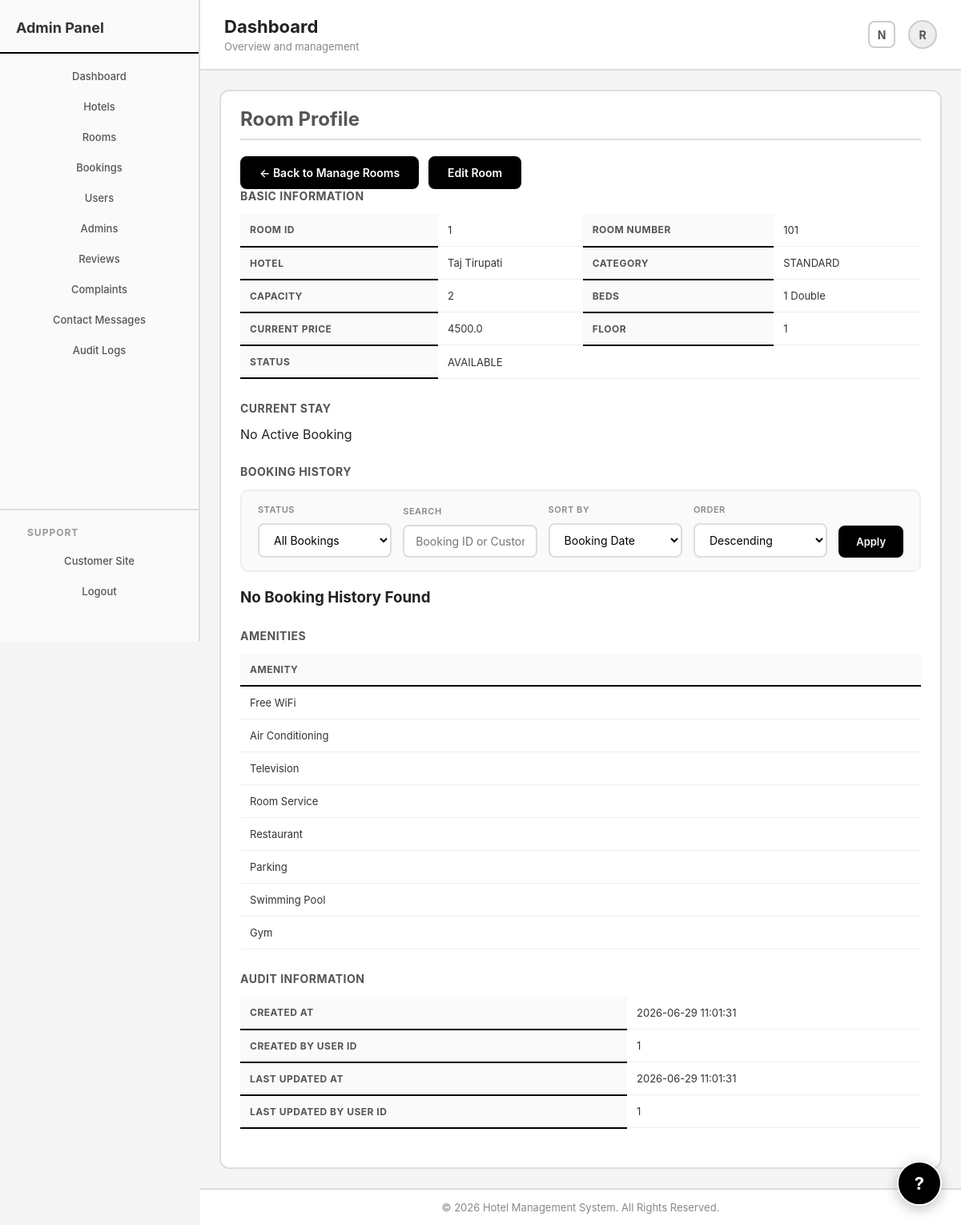
/admin/rooms/1 (signed in), run on the app's committed database.
### hotel/models.py (models this page shows, shortened)
class User(db.Model,UserMixin):
    user_id=db.Column(db.Integer,primary_key=True,)
    username=db.Column(db.String(50),unique=True,index=True,nullable=False)
    password=db.Column(db.String(70),nullable=False)
    email=db.Column(db.String(50),unique=True,index=True,nullable=False)
    role=db.Column(db.String(15),index=True,nullable=False,default="customer")
    account_status=db.Column(db.String(20),index=True,nullable=False,default="ACTIVE")
    created_date_time=db.Column(db.DateTime,index=True,nullable=False,default=datetime.utcnow)
    deleted_at=db.Column(db.DateTime,index=True,nullable=True,default=None)
    customer_details=db.relationship("Customer_Details",backref="user",uselist=False)
    booking_records=db.relationship("Booking",backref="user")
    guests=db.relationship("Guest",backref="user")
    reviews=db.relationship("Review",backref="user")
    complaints=db.relationship("Complaint",backref="user")
    audit_logs=db.relationship("AuditLog",backref="user")
    created_rooms=db.relationship("Room",foreign_keys="Room.created_by",backref="admin_creator")
    updated_rooms=db.relationship("Room",foreign_keys="Room.updated_by",backref="admin_updater")

class Room(db.Model):
    room_id=db.Column(db.Integer,primary_key=True)
    room_no=db.Column(db.Integer,nullable=False,index=True)
    hotel_id=db.Column(db.Integer,db.ForeignKey("hotel.hotel_id"),nullable=False,index=True)
    category=db.Column(db.String(20),index=True,nullable=False)
    capacity=db.Column(db.Integer,nullable=False)
    beds=db.Column(db.String(20),nullable=False)
    current_price=db.Column(db.Float,nullable=False,index=True)
    floor=db.Column(db.Integer,nullable=False)
    room_status=db.Column(db.String(30),nullable=False,index=True)
    booking_records=db.relationship("Booking",backref="room")
    created_at=db.Column(db.DateTime,default=datetime.utcnow,nullable=False)
    created_by=db.Column(db.Integer,db.ForeignKey("user.user_id"),nullable=False,index=True)
    updated_at=db.Column(db.DateTime,default=datetime.utcnow,nullable=False)
    updated_by=db.Column(db.Integer,db.ForeignKey("user.user_id"),nullable=False,index=True)
    __table_args__=(db.UniqueConstraint("hotel_id","room_no",name="uq_hotel_room"),)

class Hotel(db.Model):
    hotel_id=db.Column(db.Integer,primary_key=True)
    hotel_name=db.Column(db.String(50),index=True,nullable=False)
    branch_name=db.Column(db.String(50),index=True,nullable=False)
    location=db.Column(db.String(100),index=True,nullable=False)
    number_of_floors=db.Column(db.Integer,nullable=False)
    contact_number=db.Column(db.String(20),nullable=False)
    email=db.Column(db.String(50),nullable=False)
    rooms=db.relationship("Room",backref="hotel")
    booking_records=db.relationship("Booking",backref="hotel")
    created_at=db.Column(db.DateTime,default=datetime.utcnow,nullable=False)
    created_by=db.Column(db.Integer,db.ForeignKey("user.user_id"),nullable=False,index=True)
    updated_at=db.Column(db.DateTime,default=datetime.utcnow,nullable=False)
    updated_by=db.Column(db.Integer,db.ForeignKey("user.user_id"),nullable=False,index=True)

class Amenities(db.Model):
    amenity_id=db.Column(db.Integer,primary_key=True)
    hotel_id=db.Column(db.Integer,db.ForeignKey("hotel.hotel_id"),nullable=False,index=True)
    room_category=db.Column(db.String(20),nullable=False,index=True)
    amenity_name=db.Column(db.String(50),nullable=False,index=True)

### hotel/routes/admin_routes.py (the view)
@app.route("/admin/rooms/<int:room_id>")
@login_required
def room_profile(room_id):
    if current_user.role!="admin":
        flash("Access Denied","danger")
        return redirect(url_for("home"))
    room=Room.query.get_or_404(room_id)
    amenities=Amenities.query.filter_by(hotel_id=room.hotel_id,room_category=room.category).all()
    current_booking=Booking.query.filter_by(room_id=room.room_id,booking_status="CHECKED_IN").first()
    status=request.args.get("booking_status","ALL")
    search=request.args.get("search","").strip()
    sort=request.args.get("sort_by","booking_date_time")
    direction=request.args.get("direction","desc")
    page=request.args.get("page",1,type=int)
    query=Booking.query.filter_by(room_id=room.room_id)
    if status!="ALL":
        query=query.filter(Booking.booking_status==status)
    if search:
        if search.isdigit():
            query=query.filter(Booking.booking_id==int(search))
        else:
            query=query.join(Booking.user).join(User.customer_details).filter(Customer_Details.customer_name.ilike(f"%{search}%"))
    field=Booking.booking_date_time
    if sort=="booking_date_time":
        field=Booking.booking_date_time
    elif sort=="check_in_date":
        field=Booking.check_in_date
    elif sort=="price_at_booking":
        field=Booking.price_at_booking
    if direction=="asc":
        query=query.order_by(field.asc())
    else:
        query=query.order_by(field.desc())
    bookings=query.paginate(page=page,per_page=10)
    return render_template("admin/room_profile.html",
                            room=room,
                            amenities=amenities,
                            current_booking=current_booking,
                            bookings=bookings,
                            search=search,
                            selected_status=status,
                            selected_sort=sort,
                            selected_direction=direction)

### hotel/models.py (called while the page is built)
@login_manager.user_loader
def load_user(user_id):
    return User.query.get(int(user_id))

### hotel/templates/admin/room_profile.html (shortened to what this page needs)
{% extends "layouts/admin_layout.html" %}
{% block content %}
<div class="admin-page">
    <div class="admin-card">
        <h1 class="admin-heading">Room Profile</h1>
        <div class="form-actions">
            <a class="primary-button" href="{{url_for('manage_rooms')}}">← Back to Manage Rooms</a>
            <a class="primary-button" href="{{url_for('edit_room',room_id=room.room_id)}}">Edit Room</a>
        </div>
        <section class="admin-section" id="basic-info">
            <h2>Basic Information</h2>
            <table class="booking-table">
                <tr>
                    <th>Room ID</th>
                    <td>{{room.room_id}}</td>
                    <th>Room Number</th>
                    <td>{{room.room_no}}</td>
                </tr>
                <tr>
                    <th>Hotel</th>
                    <td>{{room.hotel.hotel_name}}</td>
                    <th>Category</th>
                    <td>{{room.category}}</td>
                </tr>
                <tr>
                    <th>Capacity</th>
                    <td>{{room.capacity}}</td>
                    <th>Beds</th>
                    <td>{{room.beds}}</td>
                </tr>
                <tr>
                    <th>Current Price</th>
                    <td>{{room.current_price}}</td>
                    <th>Floor</th>
                    <td>{{room.floor}}</td>
                </tr>
                <tr>
                    <th>Status</th>
                    <td colspan="3">{{room.room_status}}</td>
                </tr>
            </table>
        </section>
        <section class="admin-section" id="current-stay">
            <h2>Current Stay</h2>
            {% if current_booking %}
            <table class="booking-table">
                <tr>
                    <th>Guest Name</th>
                    <td>{% if current_booking.user %}{{current_booking.user.customer_details.customer_name}}{% elif
                        current_booking.guests %}{{current_booking.guests[0].guest_name}}{% else %}Guest{% endif %}</td>
                </tr>
                <tr>
                    <th>Booking ID</th>
                    <td>{{current_booking.booking_id}}</td>
                </tr>
                <tr>
                    <th>Check In</th>
                    <td>{{current_booking.check_in_date}}</td>
                </tr>
                <tr>
                    <th>Check Out</th>
                    <td>{{current_booking.check_out_date}}</td>
                </tr>
                <tr>
                    <th>People</th>
                    <td>{{current_booking.number_of_people}}</td>
                </tr>
                <tr>
                    <th>Status</th>
                    <td>{{current_booking.booking_status}}</td>
                </tr>
            </table>
            {% else %}
            <p>No Active Booking</p>
            {% endif %}
        </section>
        <section class="admin-section" id="booking-history">
            <h2>Booking History</h2>
            <form method="GET">
                <div class="form-field">
                    <label class="form-label">Status</label>
                    <select class="form-input" name="booking_status">
                        <option value="ALL" {% if selected_status=="ALL" %}selected{% endif %}>All Bookings</option>
                    </select>
                </div>
                <div class="form-field">
                    <label class="form-label">Search</label>
                    <input class="form-input" type="text" name="search" value="{{search}}"
                        placeholder="Booking ID or Customer Name">
                </div>
                <div class="form-field">
                    <label class="form-label">Sort By</label>
                    <select class="form-input" name="sort_by">
                        <option value="booking_date_time" {% if selected_sort=="booking_date_time" %}selected{% endif
                            %}>Booking Date</option>
                    </select>
                </div>
                <div class="form-field">
                    <label class="form-label">Order</label>
                    <select class="form-input" name="direction">
                        <option value="desc" {% if selected_direction=="desc" %}selected{% endif %}>Descending</option>
                    </select>
                </div>
                <div class="form-actions">
                    <input class="primary-button" type="submit" value="Apply">
                </div>
            </form>
            {% if bookings.items %}
            <table class="booking-table">
                <tr>
                    <th>Booking ID</th>
                    <th>Customer</th>
                    <th>Hotel</th>
                    <th>Room</th>
                    <th>Check In</th>
                    <th>Check Out</th>
                    <th>People</th>
                    <th>Price</th>
                    <th>Status</th>
                    <th>Booking Date</th>
                </tr>
                {% for booking in bookings.items %}
                <tr>
                    <td>{{booking.booking_id}}</td>
                    <td>{% if booking.user %}{{booking.user.customer_details.customer_name}}{% elif booking.guests
                        %}{{booking.guests[0].guest_name}}{% else %}Guest{% endif %}</td>
                    <td>{{booking.hotel.hotel_name}}</td>
                    <td>{{booking.room.room_no}}</td>
                    <td>{{booking.check_in_date}}</td>
                    <td>{{booking.check_out_date}}</td>
                    <td>{{booking.number_of_people}}</td>
                    <td>{{booking.price_at_booking}}</td>
                    <td>{{booking.booking_status}}</td>
                    <td>{{booking.booking_date_time}}</td>
                </tr>
                {% endfor %}
            </table>
            <div class="pagination">
                {% if bookings.has_prev %}
                <a class="primary-button"
                    href="{{url_for('room_profile',room_id=room.room_id,page=bookings.prev_num,booking_status=selected_status,search=search,sort_by=selected_sort,direction=selected_direction)}}">Previous</a>
                {% endif %}
                <span>Page {{bookings.page}} of {{bookings.pages}}</span>
                {% if bookings.has_next %}
                <a class="primary-button"
                    href="{{url_for('room_profile',room_id=room.room_id,page=bookings.next_num,booking_status=selected_status,search=search,sort_by=selected_sort,direction=selected_direction)}}">Next</a>
                {% endif %}
            </div>
            {% else %}
            <h3>No Booking History Found</h3>
            {% endif %}
        </section>
        <section class="admin-section" id="amenities">
            <h2>Amenities</h2>
            {% if amenities %}
            <table class="booking-table">
                <tr>
                    <th>Amenity</th>
                </tr>
                {% for item in amenities %}
                <tr>
                    <td>{{item.amenity_name}}</td>
                </tr>
                {% endfor %}
            </table>
            {% else %}
            <p>No Amenities Available</p>
            {% endif %}
        </section>
        <section class="admin-section" id="audit-information">
            <h2>Audit Information</h2>
            <table class="booking-table">
                <tr>
                    <th>Created At</th>
                    <td>{{room.created_at}}</td>
                </tr>
                <tr>
                    <th>Created By User ID</th>
                    <td>{{room.created_by}}</td>
                </tr>
                <tr>
                    <th>Last Updated At</th>
                    <td>{{room.updated_at}}</td>
                </tr>
                <tr>
                    <th>Last Updated By User ID</th>
                    <td>{{room.updated_by}}</td>
                </tr>
            </table>
        </section>
    </div>
</div>
{% endblock %}

### hotel/templates/layouts/admin_layout.html (shortened to what this page needs)
<!DOCTYPE html>
<html lang="en">
<head>
    <link rel="stylesheet" href="{{url_for('static',filename='css/style.css')}}">
</head>
<body>
    <div class="admin-layout">
        <aside class="admin-sidebar">
            <h2>Admin Panel</h2>
            <nav>
                <ul>
                    <li><a href="{{url_for('admin_dashboard')}}">Dashboard</a></li>
                    <li><a href="{{url_for('manage_hotels')}}">Hotels</a></li>
                    <li><a href="{{url_for('manage_rooms')}}">Rooms</a></li>
                    <li><a href="{{url_for('manage_bookings')}}">Bookings</a></li>
                    <li><a href="{{url_for('manage_users')}}">Users</a></li>
                    <li><a href="{{url_for('manage_admins')}}">Admins</a></li>
                    <li><a href="{{url_for('manage_reviews')}}">Reviews</a></li>
                    <li><a href="{{url_for('manage_complaints')}}">Complaints</a></li>
                    <li><a href="{{url_for('manage_contact_messages')}}">Contact Messages</a></li>
                    <li><a href="{{url_for('manage_audit_logs')}}">Audit Logs</a></li>
                </ul>
            </nav>
            <div class="sidebar-bottom">
                <h3>Support</h3>
                <nav>
                    <ul>
                        <li><a href="{{url_for('home')}}">Customer Site</a></li>
                        <li><a href="{{url_for('logout')}}">Logout</a></li>
                    </ul>
                </nav>
            </div>
        </aside>
        <div class="admin-main">
            <header class="admin-header">
                <div class="admin-header-left">
                    <h1>{% block admin_title %}Dashboard{% endblock %}</h1>
                    <p>{% block admin_subtitle %}Overview and management{% endblock %}</p>
                </div>
                <div class="admin-header-right">
                    <span class="notification-icon" title="Notifications">N</span>
                    <div class="avatar">
                        {% if current_user.is_authenticated %}
                        {{current_user.username[0]|upper}}
                        {% else %}
                        A
                        {% endif %}
                    </div>
                </div>
            </header>
            <main class="admin-content">
                {% block content %}
                {% endblock %}
            </main>
            <footer class="admin-footer">
                <p>&copy; 2026 Hotel Management System. All Rights Reserved.</p>
            </footer>
        </div>
    </div>
    <a href="{{url_for('home')}}#contact" class="support-float-button" title="Contact Support">?</a>
</body>
</html>

### data on the page
User: username "R"
Room: room_id "1", room_no "101", category "STANDARD", capacity "2", beds "1 Double", current_price "4500.0", floor "1", room_status "AVAILABLE", created_at "2026-06-29 11:01:31", created_by "1", updated_at "2026-06-29 11:01:31", updated_by "1"
Hotel: hotel.hotel_name "Taj Tirupati"
Amenities: amenity_name "Free WiFi"
Amenities: amenity_name "Air Conditioning"
Amenities: amenity_name "Television"
Amenities: amenity_name "Room Service"
Amenities: amenity_name "Restaurant"
Amenities: amenity_name "Parking"
Amenities: amenity_name "Swimming Pool"
Amenities: amenity_name "Gym"
